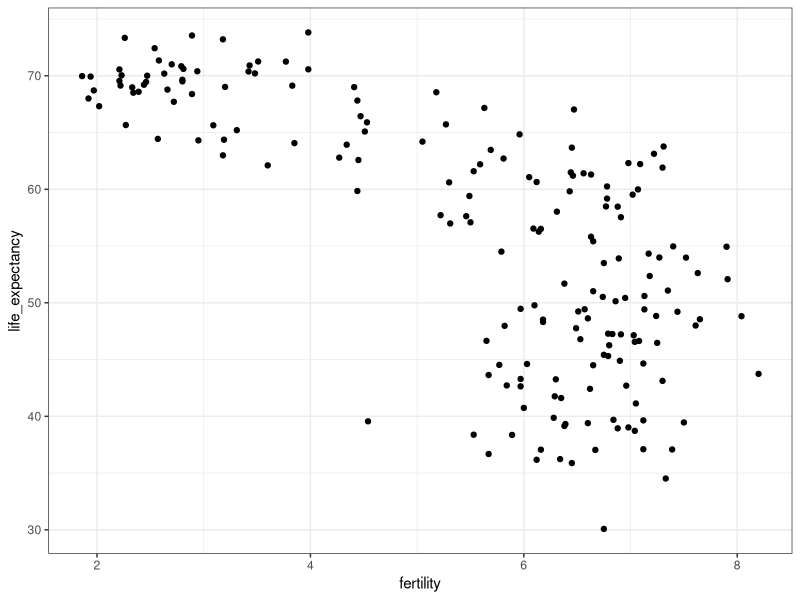
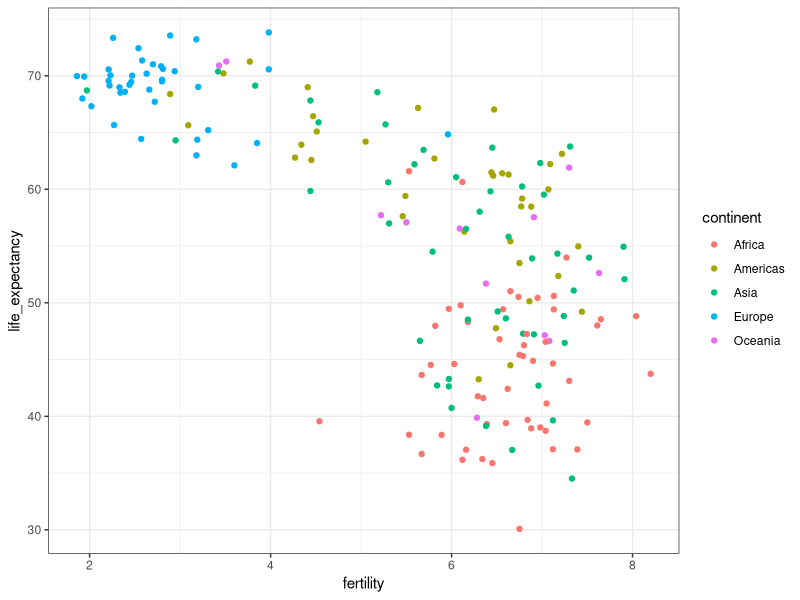

These charts were generated, in order, by the following R code:
# Gapminder Dataset

library(tidyverse)
library(dslabs)
data(gapminder)
head(gapminder)


# compare infant mortality in Sri Lanka and Turkey
x <- gapminder %>%  filter(year == 2015 & country %in% c("Sri Lanka", "Turkey")) %>%
  select(country, infant_mortality)

x

#===============================================================================
# Life Expectancy and Fertility Rates

# basic scatterplot of life expectancy versus fertility
ds_theme_set()    # set plot theme
filter(gapminder, year == 1962) %>%
  ggplot(aes(fertility, life_expectancy)) +
  geom_point()

# add color as continent
filter(gapminder, year == 1962) %>%
  ggplot(aes(fertility, life_expectancy, color = continent)) +
  geom_point()
